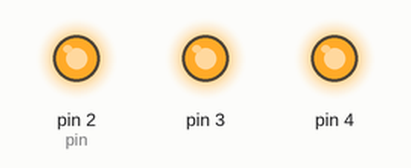
Recording of a sketch running on a simulated Arduino Uno, built with avr-gcc and run on an emulated ATmega328P. On the bench: output pins drawn as LEDs (lit = HIGH).

Above: at 0.05 s.
At 0.15 s:
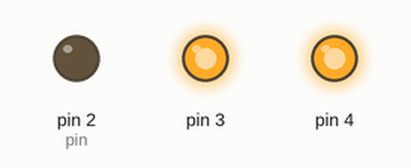
At 0.75 s:
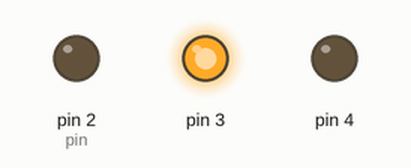
At 1.56 s:
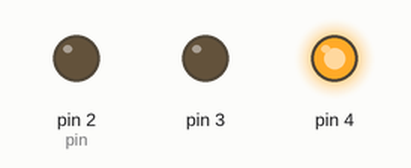
At 2.27 s:
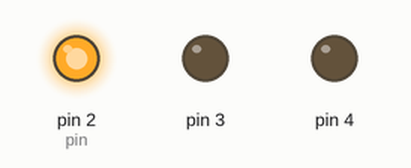
At 2.88 s:
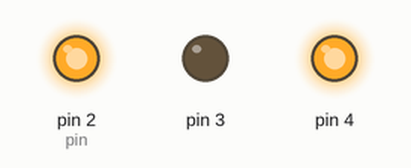
Timing chart, 0 to 3.2 s (numbered marks = the images above):
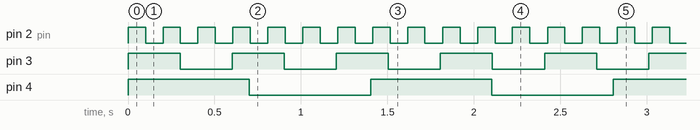

The sketch:

Multi_blink.ino
```cpp
// Multi-blink test
// Pin: 2,3,4 On when LOW

// define LED time to stay on/off in ms
#define fastOn 100
#define fastOff 100
#define medOn 300
#define medOff 300
#define slowOn 700
#define slowOff 700

typedef struct {
  int state;
  int lastChange;
  int onRate;
  int offRate;
  int pin;
} LED;

LED one, two, three;
void setup()
{
   int t = millis();

   one.state = HIGH;
   one.onRate = fastOn;
   one.offRate = fastOff;
   one.lastChange = t;
   one.pin = 2;

   two.state = HIGH;
   two.onRate = medOn;
   two.offRate = medOff;
   two.lastChange = t;
   two.pin = 3;

   three.state = HIGH;
   three.onRate = slowOn;
   three.offRate = slowOff;
   three.lastChange = t;
   three.pin = 4;

   pinMode(one.pin, OUTPUT);
   pinMode(two.pin, OUTPUT);
   pinMode(three.pin, OUTPUT);
}

void loop()
{
   int t;
   t = millis();

   if (t - one.lastChange > one.onRate) {
     one.state = 1 - one.state;
     one.lastChange = t;
   }

   if (t - two.lastChange > two.onRate) {
     two.state = 1 - two.state;
     two.lastChange = t;
   }

   if (t - three.lastChange > three.onRate) {
     three.state = 1 - three.state;
     three.lastChange = t;
   }

   digitalWrite(one.pin, one.state);
   digitalWrite(two.pin, two.state);
   digitalWrite(three.pin, three.state);
}
```

Measured:
- by itself, pin 2 (pin): alternates HIGH for 0.10 s and LOW for 0.10 s
- by itself, pin 3: alternates HIGH for 0.30 s and LOW for 0.30 s
- by itself, pin 4: alternates HIGH for 0.70 s and LOW for 0.70 s
